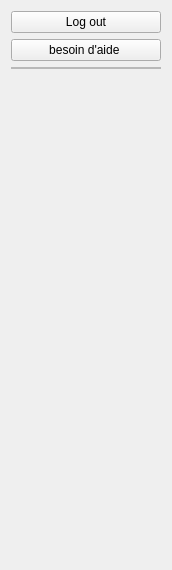
             <widget class="QWidget" name="page_2">
              <property name="geometry">
               <rect>
                <x>0</x>
                <y>0</y>
                <width>172</width>
                <height>570</height>
               </rect>
              </property>
              <attribute name="icon">
               <iconset>
                <normalon>../../../../equipe slim/projetcpp2a15-c-integration/icons/chevron-down.svg</normalon>
               </iconset>
              </attribute>
              <attribute name="label">
               <string>Menu 2</string>
              </attribute>
              <layout class="QVBoxLayout" name="verticalLayout_10">
               <item>
                <widget class="QPushButton" name="pushButton_15">
                 <property name="styleSheet">
                  <string notr="true">    QTabWidget::pane { 
        border: 0px solid #eae2b7; 
    }
    QTabBar::tab { 
        background:#eae2b7; 
        color: black; 
        padding: 8px; 
		border-radius: 0px; 
    }
    QTabBar::tab:selected { 
        background:#a48f66  ; 
        color:white; 
        font-weight: bold; 
    }
    QTabBar::tab:hover {
        background: #c0b49a ; 
    }
;
background-color: #f5f2db;
font: 900 italic 10pt &quot;Segoe UI&quot;;</string>
                 </property>
                 <property name="text">
                  <string>Log out</string>
                 </property>
                </widget>
               </item>
               <item>
                <widget class="QPushButton" name="pushButton_14">
                 <property name="styleSheet">
                  <string notr="true">    QTabWidget::pane { 
        border: 0px solid #eae2b7; 
    }
    QTabBar::tab { 
        background:#eae2b7; 
        color: black; 
        padding: 8px; 
		border-radius: 0px; 
    }
    QTabBar::tab:selected { 
        background:#a48f66  ; 
        color:white; 
        font-weight: bold; 
    }
    QTabBar::tab:hover {
        background: #c0b49a ; 
    }
;
background-color: #f5f2db;
font: 900 italic 10pt &quot;Segoe UI&quot;;</string>
                 </property>
                 <property name="text">
                  <string>besoin d'aide </string>
                 </property>
                </widget>
               </item>
               <item alignment="Qt::AlignmentFlag::AlignTop">
                <widget class="QFrame" name="frame_11">
                 <property name="frameShape">
                  <enum>QFrame::Shape::StyledPanel</enum>
                 </property>
                 <property name="frameShadow">
                  <enum>QFrame::Shadow::Raised</enum>
                 </property>
                 <layout class="QVBoxLayout" name="verticalLayout_11">
                  <property name="spacing">
                   <number>0</number>
                  </property>
                  <property name="leftMargin">
                   <number>0</number>
                  </property>
                  <property name="topMargin">
                   <number>0</number>
                  </property>
                  <property name="rightMargin">
                   <number>0</number>
                  </property>
                  <property name="bottomMargin">
                   <number>0</number>
                  </property>
                 </layout>
                </widget>
               </item>
              </layout>
             </widget>
